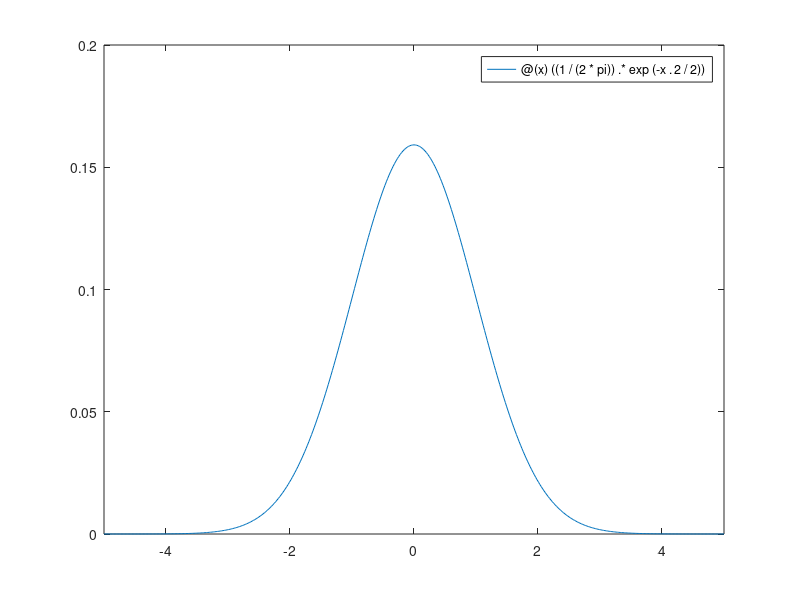

Reproduce this figure in MATLAB.

% 問8 グラフの描写

% ガウス分布のグラフをプロット
% y = \frac{1}{\sqrt{2\pi}} \cdot e^{-\frac{x^2}{2}}

prob8 = @(x) ((1/(2*pi)) .* exp(-x.^2/2));
range = [-5,5];
fplot(prob8,range)


% 問9 定積分の計算
prob9 = @(x) (1/(sqrt(2*pi))) .* exp(-x.^2/2);
integral(prob9,-inf,inf)


% 問10 謎の関数の計算
lamda = 4
prob10 = @(x) (lamda^k)




% 問11 問10のものをプロットする





% 問12 csvに含まれるデータのプロット



% 問13 線形計画



% 問14 制約あり最適化問題(簡単ver)


